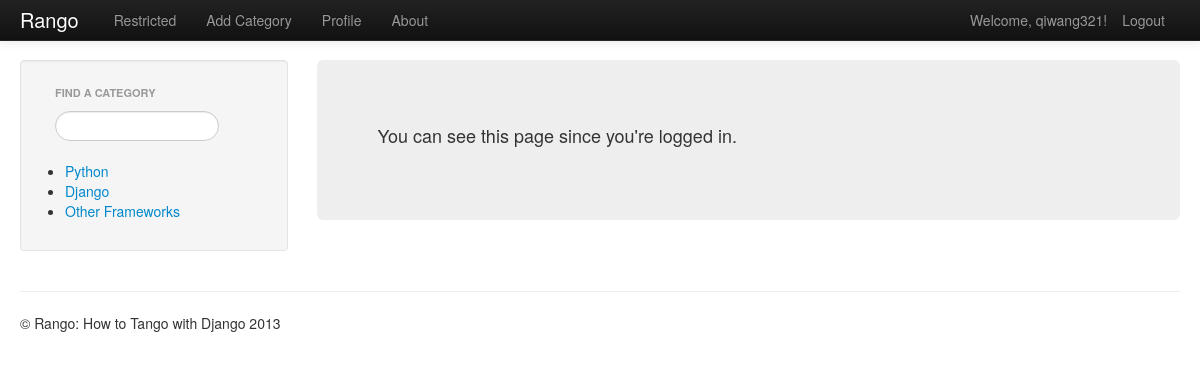
The page /rango/restricted/ (signed in) on the database its author committed.
### rango/models.py (models this page shows, shortened)
class Category(models.Model):
    name = models.CharField(max_length=128, unique=True)
    views = models.IntegerField(default=0)
    likes = models.IntegerField(default=0)
    url = models.CharField(max_length=128)

### rango/views.py (the view)
@login_required
def restricted(request):
    context = RequestContext(request)
    context_dict = {'cat_list': get_category_list()}
    return render_to_response('rango/restricted.html', context_dict, context)

### rango/views.py (called while the page is built)
def get_category_list(max_results=0, starts_with=''):
    cat_list = []
    if starts_with:
        cat_list = Category.objects.filter(name__startswith=starts_with)
    else:
        cat_list = Category.objects.all()
    if max_results > 0:
        if len(cat_list) > max_results:
            cat_list = cat_list[:max_results]
    """
    for cat in cat_list:
        cat.url = encode_url(cat.name)
    """
    return cat_list

### templates/rango/restricted.html (shortened to what this page needs)
{% extends 'rango/base.html' %}
{% block body_block %}
<div class="hero-unit">
  {% if user.is_authenticated %}
    <p>You can see this page since you're logged in.</p>
  {% endif %}
{% endblock %}

### templates/rango/base.html (shortened to what this page needs)
{% load static %}
<!DOCTYPE html>
<html>
  <head>
    <link href="{% static 'css/bootstrap-fluid-adj.css' %}" rel="stylesheet">
    <link href="{% static 'css/bootstrap.min.css' %}" rel="stylesheet" >
    <link href="{% static 'css/bootstrap-responsive.css' %}" rel="stylesheet">
  </head>
  <body>
    <div class ="navbar navbar-inverse navbar-fixed-top">
      <div class="navbar-inner">
	<div class="container-fluid">
	  <a class="brand" href="/rango/">Rango</a>
	  <div class="nav-collapse collapse">
	    <ul class="nav pull-right">
	      {% if user.is_authenticated %}
	        <li class="navbar-text">Welcome, {{ user.username }}!</li>
	        <li><a href="/rango/logout/">Logout</a></li>
	      {% else %}
	        <li><a href="/rango/register/">Register</a></li>
	        <li><a href="/rango/login/">Login</a></li>
	      {% endif %}
	    </ul>
	    <ul class="nav">
	      {% if user.is_authenticated %}
	        <li><a href="/rango/restricted/">Restricted</a></li>
		<li><a href="/rango/add_category/">Add Category</a></li>
		<li><a href="/rango/profile/">Profile</a></li>
	      {% endif %}
	      <li><a href="/rango/about/">About</a></li>
	    </ul>
	  </div>
	</div>
      </div>
    </div>
    <div class="container-fluid">
      <div class="row-fluid">
	<div class="span3">
	  <div class="well sidebar-nav">
	    <ul class="nav nav-list">
	      <li class="nav-header">Find a Category</li>
	      <form>
		<li><input class="search-query span10" type="text" name="suggestion" value="" id="suggestion" /></li>
	      </form>
	    </ul>
	    {% if cat_list %}
	      <div id="cats">
	      {% include "rango/category_list.html" %}
	      </div>
	    {% endif %}
	  </div>
	</div>
	<div class="span9">
	  {% block body_block %}
	  {% endblock %}
	</div>
      </div>
    </div>
    <hr>
    <footer>
      <div class="container">
	<p>&copy; Rango: How to Tango with Django 2013</p>
      </div>
    </footer>
  </body>
</html>

### templates/rango/category_list.html
  {% if cat_list %}
  <ul>
    {% for category in cat_list %}
    <li> <a href="/rango/category/{{ category.url }}">{{ category.name }}</a></li>
    {% endfor %}
  </ul>
  {% else %}
    <strong>No categories at present.</strong>
  {% endif %}

### rows shown on the page
Category: name "Python"
Category: name "Django"
Category: name "Other Frameworks"

### other values the page prints
{{ user.username }} "qiwang321"
